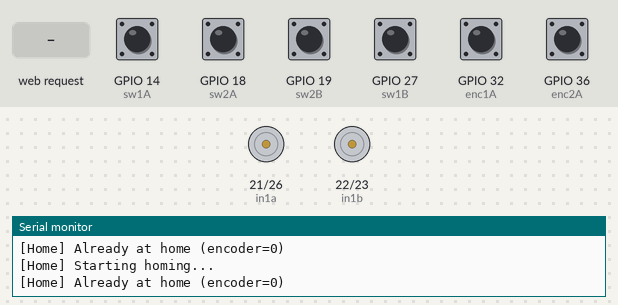
A sketch run on a simulated ESP32. Shown: motor-driver pin pairs drawn as motors (green arrow = first pin HIGH = forward, orange = second pin HIGH = backward, longer = more drive, scaled by the enable pin), the last lines printed to the serial monitor. The test bench sets the inputs (shaded band); at power-on: GPIO 14 (sw1A), GPIO 18 (sw2A), GPIO 19 (sw2B), GPIO 27 (sw1B), GPIO 32 (enc1A), GPIO 36 (enc2A) HIGH. WiFi joins after 1.5 s; servers stay silent unless stated; EEPROM starts erased.

Above: at 2.7 s.
2.8 s: GPIO 14 (sw1A) pulled LOW for 0.15 s
4.5 s: HTTP request GET /open1 received
At 5.4 s:
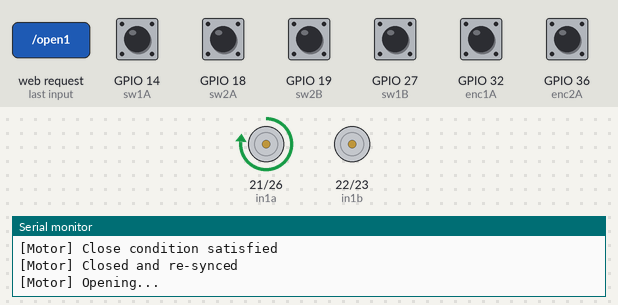
Timing chart, 0 to 14.0 s (numbered marks = the images above; inputs shaded):
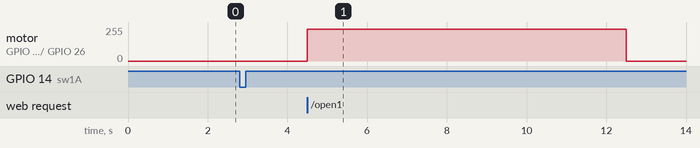

Measured:
- after the input at 4.5 s, motor on GPIO 21 (in1a) / GPIO 26 (in2a): stopped → forward 240/255 at once, → stopped 8.0 s later

The sketch:

Motor_control_failproof.ino
```cpp
#include <WiFi.h>
#include <WebServer.h>
#include <EEPROM.h>

// ================== Wi-Fi ==================
const char* ssid = "*****";
const char* password = "******";

// ================== Module 1 (Gripper) Pins ==================
const int pwm1 = 12;
const int in1a = 21;
const int in1b = 22;
const int enc1A = 32;   // input-only
const int enc1B = 33;
const int sw1A = 14;
const int sw1B = 27;


// ================== Module 2 Pins ==================
const int pwm2 = 25;       // ENA
const int in2a = 26;       // IN1
const int in2b = 23;       // IN2 (CHANGED from 27)
const int enc2A = 36;
const int enc2B = 39;
const int sw2A = 18;
const int sw2B = 19;

// ================== Globals ==================
volatile long encCount1 = 0;
volatile long encCount2 = 0;
long OPEN_COUNT1 = 1525;
long OPEN_COUNT2 = 1500;
const int motorPWM = 240;
const unsigned long maxDuration = 8000;

WebServer server(80);

// EEPROM config
#define EEPROM_SIZE 64
#define ADDR_COUNT1 0
#define ADDR_COUNT2 8

// ================== Encoder ISRs ==================
void IRAM_ATTR updateEnc1() {
  int b = digitalRead(enc1B);
  encCount1 += (b == HIGH) ? 1 : -1;
}
void IRAM_ATTR updateEnc2() {
  int b = digitalRead(enc2B);
  encCount2 += (b == HIGH) ? 1 : -1;
}

// ================== Motor Helpers ==================
void motorStop(int pwmPin) { analogWrite(pwmPin, 0); }

void motorDir(int inA, int inB, bool forward) {
  digitalWrite(inA, !forward);
  digitalWrite(inB, forward);
}

// ================== Switch Check ==================
bool bothPressed(int s1, int s2) {
  return (digitalRead(s1) == HIGH && digitalRead(s2) == HIGH);
}

// ================== Homing ==================
void goHome(int pwmPin, int inA, int inB, int s1, int s2, volatile long &encCount) {
  Serial.println("[Home] Starting homing...");

  if (bothPressed(s1, s2)) {
    noInterrupts();
    encCount = 0;
    interrupts();
    Serial.println("[Home] Already at home (encoder=0)");
    return;
  }

  motorDir(inA, inB, true);
  analogWrite(pwmPin, motorPWM);

  unsigned long start = millis();
  while (!bothPressed(s1, s2) && (millis() - start < maxDuration)) {
    delay(2);
  }

  motorStop(pwmPin);
  if (bothPressed(s1, s2)) {
    noInterrupts();
    encCount = 0;
    interrupts();
    Serial.println("[Home] Homed successfully");
  } else {
    Serial.println("[ERROR] Homing timeout");
  }
}

// ================== Open / Close ==================
void openMotor(int pwmPin, int inA, int inB, volatile long &encCount, long openCount) {
  Serial.println("[Motor] Opening...");
  encCount = 0;
  motorDir(inA, inB, false);
  analogWrite(pwmPin, motorPWM);

  unsigned long start = millis();
  while (abs(encCount) < openCount && (millis() - start < maxDuration)) delay(1);

  motorStop(pwmPin);
  Serial.println("[Motor] Open complete");
}

void closeMotor(int pwmPin, int inA, int inB,
                int s1, int s2,
                volatile long &encCount) {

  Serial.println("[Motor] Closing...");

  motorDir(inA, inB, true);
  analogWrite(pwmPin, motorPWM);

  unsigned long start = millis();

  while (millis() - start < maxDuration) {

    bool sw1 = digitalRead(s1) == HIGH;
    bool sw2 = digitalRead(s2) == HIGH;
    bool encoderAtHome = (encCount >= 0);
    bool anySwitch = (sw1 || sw2);

    if ((sw1 && sw2) || (encoderAtHome && anySwitch)) {
        Serial.println("[Motor] Close condition satisfied");
        break;
    }

    delay(2);
}

  motorStop(pwmPin);

  if (digitalRead(s1) == HIGH && digitalRead(s2) == HIGH) {
    noInterrupts();
    encCount = 0;
    interrupts();
    Serial.println("[Motor] Closed and re-synced");
  }
}


// ================== HTTP Handlers ==================

// Module 1
void handleOpen1() { openMotor(pwm1, in1a, in1b, encCount1, OPEN_COUNT1); server.send(200, "text/plain", "Module1 opened"); }
void handleClose1() { closeMotor(pwm1, in1a, in1b, sw1A, sw1B, encCount1); server.send(200, "text/plain", "Module1 closed"); }
void handleStatus1() {
  String msg = "M1 Enc=" + String(encCount1) +
               " SW1A=" + String(digitalRead(sw1A)) +
               " SW1B=" + String(digitalRead(sw1B)) +
               " OPEN_COUNT1=" + String(OPEN_COUNT1);
  server.send(200, "text/plain", msg);
}
void handleSetCount1() {
  if (server.hasArg("value")) {
    OPEN_COUNT1 = server.arg("value").toInt();
    EEPROM.put(ADDR_COUNT1, OPEN_COUNT1);
    EEPROM.commit();
    String msg = "M1 OPEN_COUNT updated to " + String(OPEN_COUNT1);
    Serial.println(msg);
    server.send(200, "text/plain", msg);
  } else server.send(400, "text/plain", "Missing value param");
}

// Module 2
void handleOpen2() { openMotor(pwm2, in2a, in2b, encCount2, OPEN_COUNT2); server.send(200, "text/plain", "Module2 opened"); }
void handleClose2() { closeMotor(pwm2, in2a, in2b, sw2A, sw2B, encCount2); server.send(200, "text/plain", "Module2 closed"); }
void handleStatus2() {
  String msg = "M2 Enc=" + String(encCount2) +
               " SW2A=" + String(digitalRead(sw2A)) +
               " SW2B=" + String(digitalRead(sw2B)) +
               " OPEN_COUNT2=" + String(OPEN_COUNT2);
  server.send(200, "text/plain", msg);
}
void handleSetCount2() {
  if (server.hasArg("value")) {
    OPEN_COUNT2 = server.arg("value").toInt();
    EEPROM.put(ADDR_COUNT2, OPEN_COUNT2);
    EEPROM.commit();
    String msg = "M2 OPEN_COUNT updated to " + String(OPEN_COUNT2);
    Serial.println(msg);
    server.send(200, "text/plain", msg);
  } else server.send(400, "text/plain", "Missing value param");
}

// ================== Setup ==================
void setup() {
  Serial.begin(115200);

  // Module 1 pins
  pinMode(in1a, OUTPUT); pinMode(in1b, OUTPUT); pinMode(pwm1, OUTPUT);
  pinMode(enc1A, INPUT_PULLUP); pinMode(enc1B, INPUT_PULLUP);
  attachInterrupt(digitalPinToInterrupt(enc1A), updateEnc1, RISING);
  pinMode(sw1A, INPUT_PULLUP); pinMode(sw1B, INPUT_PULLUP);

  // Module 2 pins
  pinMode(in2a, OUTPUT); pinMode(in2b, OUTPUT); pinMode(pwm2, OUTPUT);
  pinMode(enc2A, INPUT); pinMode(enc2B, INPUT);
  attachInterrupt(digitalPinToInterrupt(enc2A), updateEnc2, RISING);
  pinMode(sw2A, INPUT_PULLUP); pinMode(sw2B, INPUT_PULLUP);

  EEPROM.begin(EEPROM_SIZE);
  EEPROM.get(ADDR_COUNT1, OPEN_COUNT1);
  EEPROM.get(ADDR_COUNT2, OPEN_COUNT2);
  if (OPEN_COUNT1 <= 0 || OPEN_COUNT1 > 10000) OPEN_COUNT1 = 1525;
  if (OPEN_COUNT2 <= 0 || OPEN_COUNT2 > 10000) OPEN_COUNT2 = 1500;
  Serial.printf("[EEPROM] M1=%ld M2=%ld\n", OPEN_COUNT1, OPEN_COUNT2);

  WiFi.begin(ssid,password);
  while (WiFi.status() != WL_CONNECTED) { delay(500); Serial.print("."); }
  Serial.println("\nWiFi connected. IP: "); Serial.println(WiFi.localIP());

  // Homing both modules
  goHome(pwm1, in1a, in1b, sw1A, sw1B, encCount1);
  goHome(pwm2, in2a, in2b, sw2A, sw2B, encCount2);

  // HTTP routes
  server.on("/open1", handleOpen1);
  server.on("/close1", handleClose1);
  server.on("/status1", handleStatus1);
  server.on("/setcount1", handleSetCount1);

  server.on("/open2", handleOpen2);
  server.on("/close2", handleClose2);
  server.on("/status2", handleStatus2);
  server.on("/setcount2", handleSetCount2);

  server.begin();
}

// ================== Loop ==================
void loop() {
  server.handleClient();
  if (encCount1 == 0 && !bothPressed(sw1A, sw1B)) {
    Serial.println("[Safety M1] Reclosing...");
    closeMotor(pwm1, in1a, in1b, sw1A, sw1B, encCount1);
  }
  if (encCount2 == 0 && !bothPressed(sw2A, sw2B)) {
    Serial.println("[Safety M2] Reclosing...");
    closeMotor(pwm2, in2a, in2b, sw2A, sw2B, encCount2);
  }
}
```
